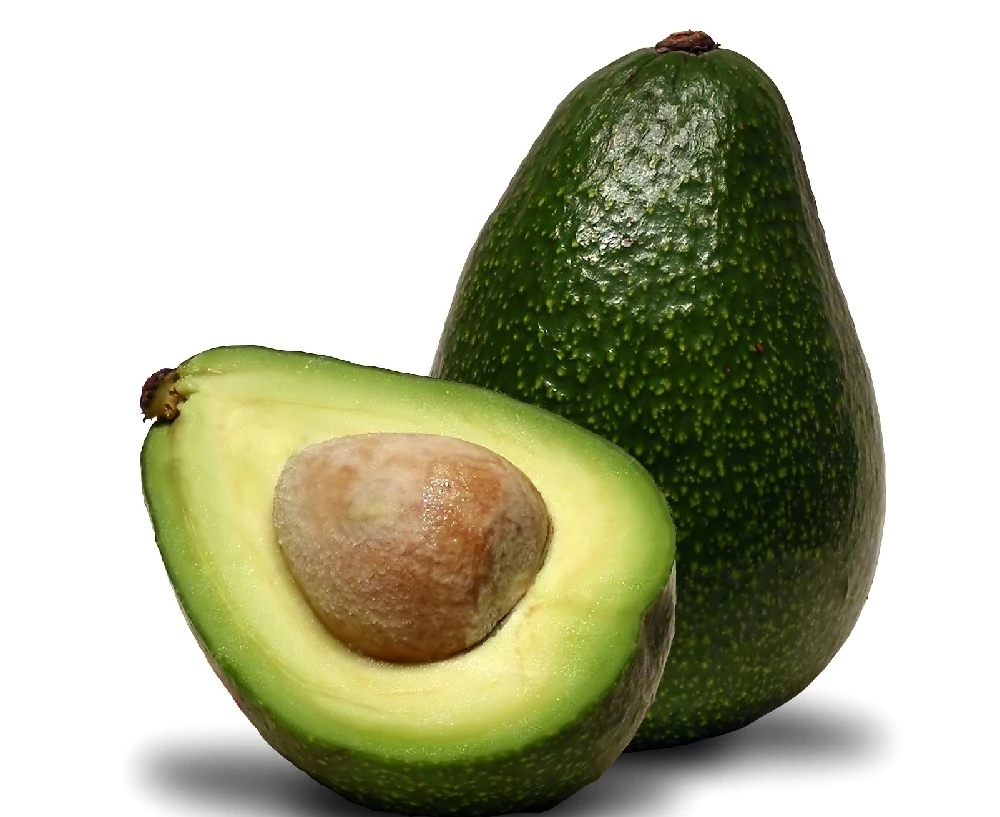
#> input picture uploads/chon_trai_cay_2.webp, 1000 x 817 px
$ python predict_simple.py uploads/chon_trai_cay_2.webp
#> lines starting #> are read from the running program, lines starting #| are printed output that depends on the picture; after the words box and inside, x2 and y2 are one past the last pixel; in counts of white or black regions, pixels touching at a corner belong together
### src/simple_classifier.py
"""
Module phân loại trái cây KHÔNG dùng Machine Learning
Chỉ sử dụng các kỹ thuật Xử Lý Ảnh thuần túy với OpenCV
Phù hợp cho môn Nhập môn Xử lý Ảnh
"""

import cv2
import numpy as np
import os
import json


class SimpleFruitClassifier:
    """
    Phân loại trái cây dựa trên màu sắc và hình dạng
    KHÔNG sử dụng Machine Learning
    """

    def __init__(self):
        """
        Khởi tạo classifier với các template màu sắc chuẩn
        """
        # Định nghĩa khoảng màu HSV cho mỗi loại trái cây
        self.fruit_color_ranges = {
            'táo': {
                'name': 'Táo (Apple)',
                'hsv_ranges': [
                    # Đỏ (2 khoảng vì Hue của đỏ ở 2 đầu)
                    {'lower': np.array([0, 100, 50]), 'upper': np.array([10, 255, 255])},
                    {'lower': np.array([170, 100, 50]), 'upper': np.array([180, 255, 255])},
                ],
                'expected_circularity': (0.7, 1.0),  # Khá tròn
                'expected_aspect_ratio': (0.8, 1.2)  # Gần vuông
            },
            'chuối': {
                'name': 'Chuối (Banana)',
                'hsv_ranges': [
                    # Vàng
                    {'lower': np.array([20, 100, 100]), 'upper': np.array([35, 255, 255])},
                ],
                'expected_circularity': (0.2, 0.5),  # Dài, không tròn
                'expected_aspect_ratio': (1.5, 4.0)  # Rất dài
            },
            'cam': {
                'name': 'Cam (Orange)',
                'hsv_ranges': [
                    # Cam
                    {'lower': np.array([10, 100, 100]), 'upper': np.array([25, 255, 255])},
                ],
                'expected_circularity': (0.7, 1.0),  # Tròn
                'expected_aspect_ratio': (0.8, 1.2)  # Gần vuông
            },
            'nho': {
                'name': 'Nho (Grape)',
                'hsv_ranges': [
                    # Tím
                    {'lower': np.array([120, 50, 50]), 'upper': np.array([150, 255, 255])},
                    # Xanh lá (nho xanh)
                    {'lower': np.array([35, 50, 50]), 'upper': np.array([85, 255, 255])},
                ],
                'expected_circularity': (0.6, 1.0),  # Khá tròn
                'expected_aspect_ratio': (0.7, 1.3)  # Gần tròn
            },
            'dưa hấu': {
                'name': 'Dưa hấu (Watermelon)',
                'hsv_ranges': [
                    # Xanh lá đậm
                    {'lower': np.array([35, 80, 50]), 'upper': np.array([85, 255, 255])},
                ],
                'expected_circularity': (0.6, 1.0),  # Khá tròn
                'expected_aspect_ratio': (0.8, 1.3)  # Gần tròn đến oval
            }
        }

        self.template_features = {}


    def extract_color_features(self, image):
        """
        Trích xuất đặc trưng màu sắc từ ảnh

        Returns:
            dict: Tỷ lệ pixel của mỗi màu
        """
        # Chuyển sang HSV
        hsv = cv2.cvtColor(image, cv2.COLOR_BGR2HSV)

        color_scores = {}

        for fruit_name, fruit_info in self.fruit_color_ranges.items():
            total_mask = np.zeros(hsv.shape[:2], dtype=np.uint8)

            # Tạo mask cho mỗi khoảng màu
            for color_range in fruit_info['hsv_ranges']:
                mask = cv2.inRange(hsv, color_range['lower'], color_range['upper'])
                total_mask = cv2.bitwise_or(total_mask, mask)

            # Tính tỷ lệ pixel khớp màu
            color_ratio = np.count_nonzero(total_mask) / (image.shape[0] * image.shape[1])
            color_scores[fruit_name] = color_ratio

        return color_scores


    def extract_shape_features(self, image):
        """
        Trích xuất đặc trưng hình dạng

        Returns:
            dict: Circularity và aspect ratio
        """
        # Chuyển sang ảnh xám
        gray = cv2.cvtColor(image, cv2.COLOR_BGR2GRAY)

        # Threshold
        _, binary = cv2.threshold(gray, 0, 255, cv2.THRESH_BINARY + cv2.THRESH_OTSU)

        # Tìm contours
        contours, _ = cv2.findContours(binary, cv2.RETR_EXTERNAL, cv2.CHAIN_APPROX_SIMPLE)

        if len(contours) == 0:
            return {'circularity': 0, 'aspect_ratio': 1.0}

        # Lấy contour lớn nhất
        largest_contour = max(contours, key=cv2.contourArea)

        # Tính circularity
        area = cv2.contourArea(largest_contour)
        perimeter = cv2.arcLength(largest_contour, True)

        if perimeter > 0:
            circularity = 4 * np.pi * area / (perimeter * perimeter)
        else:
            circularity = 0

        # Tính aspect ratio
        x, y, w, h = cv2.boundingRect(largest_contour)
        aspect_ratio = float(w) / h if h != 0 else 1.0

        return {
            'circularity': circularity,
            'aspect_ratio': aspect_ratio
        }


    def calculate_similarity(self, color_scores, shape_features):
        """
        Tính độ tương đồng với từng loại trái cây
        Dựa trên màu sắc và hình dạng

        Returns:
            dict: Điểm số cho mỗi loại trái cây
        """
        similarity_scores = {}

        for fruit_name, fruit_info in self.fruit_color_ranges.items():
            # Điểm màu sắc (0-100)
            color_score = color_scores.get(fruit_name, 0) * 100

            # Điểm hình dạng - circularity (0-50)
            expected_circ = fruit_info['expected_circularity']
            actual_circ = shape_features['circularity']

            if expected_circ[0] <= actual_circ <= expected_circ[1]:
                circ_score = 50  # Khớp hoàn toàn
            else:
                # Tính khoảng cách đến khoảng mong đợi
                if actual_circ < expected_circ[0]:
                    diff = expected_circ[0] - actual_circ
                else:
                    diff = actual_circ - expected_circ[1]
                circ_score = max(0, 50 - diff * 100)

            # Điểm aspect ratio (0-50)
            expected_ar = fruit_info['expected_aspect_ratio']
            actual_ar = shape_features['aspect_ratio']

            if expected_ar[0] <= actual_ar <= expected_ar[1]:
                ar_score = 50  # Khớp hoàn toàn
            else:
                if actual_ar < expected_ar[0]:
                    diff = expected_ar[0] - actual_ar
                else:
                    diff = actual_ar - expected_ar[1]
                ar_score = max(0, 50 - diff * 50)

            # Tổng điểm (trọng số: màu 50%, circularity 25%, aspect_ratio 25%)
            total_score = (color_score * 0.5 + circ_score * 0.25 + ar_score * 0.25)
            similarity_scores[fruit_name] = total_score

        return similarity_scores


    def predict(self, image):
        """
        Dự đoán loại trái cây từ ảnh
        KHÔNG sử dụng Machine Learning

        Args:
            image: Ảnh đầu vào (BGR)

        Returns:
            dict: Kết quả dự đoán với xác suất
        """
        # Tiền xử lý
        image = cv2.resize(image, (200, 200))
        image = cv2.GaussianBlur(image, (5, 5), 0)

        # Trích xuất đặc trưng màu sắc
        color_scores = self.extract_color_features(image)

        # Trích xuất đặc trưng hình dạng
        shape_features = self.extract_shape_features(image)

        # Tính độ tương đồng
        similarity_scores = self.calculate_similarity(color_scores, shape_features)

        # Tìm kết quả tốt nhất
        best_fruit = max(similarity_scores, key=similarity_scores.get)
        best_score = similarity_scores[best_fruit]

        # Chuẩn hóa thành xác suất (0-1)
        total_score = sum(similarity_scores.values())
        if total_score > 0:
            probabilities = {fruit: score/total_score
                           for fruit, score in similarity_scores.items()}
        else:
            probabilities = {fruit: 1.0/len(similarity_scores)
                           for fruit in similarity_scores.keys()}

        # Map sang ID số
        fruit_ids = {'táo': 0, 'chuối': 1, 'cam': 2, 'nho': 3, 'dưa hấu': 4}

        return {
            'predicted_class': fruit_ids[best_fruit],
            'predicted_name': self.fruit_color_ranges[best_fruit]['name'],
            'confidence': probabilities[best_fruit],
            'probabilities': {fruit_ids[k]: v for k, v in probabilities.items()},
            'debug_info': {
                'color_scores': color_scores,
                'shape_features': shape_features,
                'similarity_scores': similarity_scores
            }
        }


    # [91 lines left out: functions save_config, load_config, demonstrate_technique, not called in this run]

### predict_simple.py
"""
Script dự đoán KHÔNG dùng Machine Learning
Chỉ sử dụng kỹ thuật Xử lý Ảnh thuần túy
Phù hợp cho môn Nhập môn Xử lý Ảnh
"""

import os
import sys
import cv2

sys.path.append(os.path.dirname(os.path.dirname(os.path.abspath(__file__))))

from src.simple_classifier import SimpleFruitClassifier
from utils.data_loader import FRUIT_CLASSES


def predict_simple(image_path, show_steps=True):
    """
    Dự đoán trái cây KHÔNG dùng ML

    Args:
        image_path: Đường dẫn ảnh
        show_steps: Hiển thị các bước xử lý
    """
    print("\n" + "="*70)
    print("NHẬN DIỆN TRÁI CÂY - PHƯƠNG PHÁP XỬ LÝ ẢNH THUẦN TÚY")
    print("(KHÔNG SỬ DỤNG MACHINE LEARNING)")
    print("="*70 + "\n")

    # Kiểm tra file
    if not os.path.exists(image_path):
        print(f"❌ File không tồn tại: {image_path}")
        return

    # Đọc ảnh
    print(f"📷 Đọc ảnh: {image_path}")
    image = cv2.imread(image_path)
    if image is None:
        print("❌ Không thể đọc ảnh!")
        return

    # Tạo classifier
    classifier = SimpleFruitClassifier()

    # Dự đoán
    print("🔍 Đang phân tích ảnh...\n")
    result = classifier.predict(image)

    # Hiển thị kết quả
    print("="*70)
    print("KẾT QUẢ NHẬN DIỆN")
    print("="*70)
    print(f"\n🍎 Loại trái cây: {result['predicted_name']}")
    print(f"📊 Độ tin cậy: {result['confidence']:.2%}\n")

    print("📈 Xác suất cho từng loại:")
    for fruit_id, prob in sorted(result['probabilities'].items(),
                                  key=lambda x: x[1], reverse=True):
        fruit_name = FRUIT_CLASSES[fruit_id]
        bar = "█" * int(prob * 30)
        print(f"   {fruit_name:<25} {bar} {prob:.2%}")

    # Hiển thị thông tin debug nếu cần
    if show_steps:
        print("\n" + "="*70)
        print("CHI TIẾT QUÁ TRÌNH XỬ LÝ")
        print("="*70)

        debug = result['debug_info']

        print("\n1️⃣ PHÂN TÍCH MÀU SẮC (Color Thresholding):")
        for fruit, score in sorted(debug['color_scores'].items(),
                                   key=lambda x: x[1], reverse=True):
            print(f"   {fruit:<15} : {score:.2%} pixel khớp màu")

        print("\n2️⃣ PHÂN TÍCH HÌNH DẠNG (Shape Analysis):")
        shape = debug['shape_features']
        print(f"   Circularity     : {shape['circularity']:.3f}")
        print(f"   Aspect Ratio    : {shape['aspect_ratio']:.3f}")

        print("\n3️⃣ ĐIỂM TƯƠNG ĐỒNG (Similarity Scores):")
        for fruit, score in sorted(debug['similarity_scores'].items(),
                                   key=lambda x: x[1], reverse=True):
            print(f"   {fruit:<15} : {score:.2f}/100")

    print("\n" + "="*70)
    print("KỸ THUẬT SỬ DỤNG: Chỉ Xử lý Ảnh với OpenCV")
    print("✅ cv2.cvtColor() - Chuyển đổi màu")
    print("✅ cv2.inRange() - Phân ngưỡng màu")
    print("✅ cv2.threshold() - Otsu thresholding")
    print("✅ cv2.findContours() - Tìm đường viền")
    print("✅ Tính toán đặc trưng hình học")
    print("✅ So sánh dựa trên luật (Rule-based)")
    print("\n❌ KHÔNG SỬ DỤNG: SVM, KNN, Training, Model, sklearn")
    print("="*70 + "\n")

    # Hiển thị ảnh nếu muốn
    if cv2.waitKey(1) != -1:  # Kiểm tra nếu có thể hiển thị
        try:
            # Hiển thị ảnh gốc
            cv2.imshow('Anh goc', image)

            # Hiển thị ảnh HSV
            hsv = cv2.cvtColor(image, cv2.COLOR_BGR2HSV)
            cv2.imshow('HSV', hsv)

            # Hiển thị threshold
            gray = cv2.cvtColor(image, cv2.COLOR_BGR2GRAY)
            _, thresh = cv2.threshold(gray, 0, 255, cv2.THRESH_BINARY + cv2.THRESH_OTSU)
            cv2.imshow('Threshold', thresh)

            print("Nhấn phím bất kỳ để đóng cửa sổ...")
            cv2.waitKey(0)
            cv2.destroyAllWindows()
        except:
            pass


def main():
    """
    Hàm chính
    """
    if len(sys.argv) > 1:
        image_path = sys.argv[1]
    else:
        image_path = input("Nhập đường dẫn ảnh: ").strip()

    predict_simple(image_path, show_steps=True)
#> in predict_simple, image is the input picture: shape (817, 1000, 3); mean B, G, R 158, 183.4, 181.8
#> in predict, `image = cv2.resize(image, (200, 200))`:
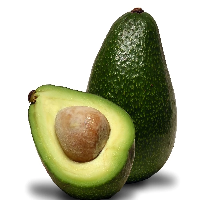
#> image: shape (200, 200, 3); mean of channels 0, 1, 2 157.9, 183.3, 181.8; drawn as B, G, R
#> in predict, `image = cv2.GaussianBlur(image, (5, 5), 0)`:
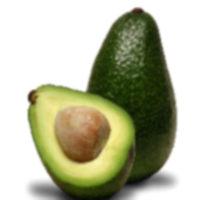
#> image: shape (200, 200, 3); mean of channels 0, 1, 2 157.9, 183.3, 181.7; drawn as B, G, R
#> in extract_color_features, `hsv = cv2.cvtColor(image, cv2.COLOR_BGR2HSV)`: hsv: shape (200, 200, 3); mean H, S, V 16.9, 69.9, 186.1
#> after the loop in extract_color_features, `for fruit_name, fruit_info in self.fruit_color_ranges.items():`:
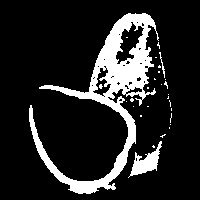
#> total_mask: shape (200, 200); 14.8% white; 28 white regions (25 under 20 px), largest, box (x1, y1, x2, y2) and area: (29, 13, 159, 194) 5292, (128, 141, 162, 178) 476, (159, 52, 165, 78) 38
#> after the loop in extract_color_features, `for fruit_name, fruit_info in self.fruit_color_ranges.items():`: color_scores = {'táo': 0.000525, 'chuối': 0.097, 'cam': 0.0529, 'nho': 0.161, 'dưa hấu': 0.148}
#> in extract_shape_features, `gray = cv2.cvtColor(image, cv2.COLOR_BGR2GRAY)`:
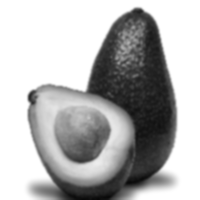
#> gray: shape (200, 200); min 8, max 255, mean 180
#> in extract_shape_features, `_, binary = cv2.threshold(gray, 0, 255, cv2.THRESH_BINARY + cv2.THRESH..`:
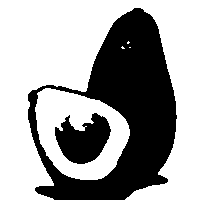
#> binary: shape (200, 200); 63.4% white; 2 black regions
#> in extract_shape_features, `contours, _ = cv2.findContours(binary, cv2.RETR_EXTERNAL, cv2.CHAIN_AP..`: contours = 5 contours, 3 with area under 20; largest, box (x1, y1, x2, y2) and area: (0, 0, 200, 200) 20130, (35, 88, 130, 180) 6274
#> in extract_shape_features, `largest_contour = max(contours, key=cv2.contourArea)`: largest_contour = contour of 281 points, box (x1, y1, x2, y2) (0, 0, 200, 200), area 20130
#> in extract_shape_features, `area = cv2.contourArea(largest_contour)`: area = 20129.5
#> in extract_shape_features, `perimeter = cv2.arcLength(largest_contour, True)`: perimeter = 1309.1
#> in extract_shape_features, `circularity = 4 * np.pi * area / (perimeter * perimeter)`: circularity = 0.148
#> in extract_shape_features, `x, y, w, h = cv2.boundingRect(largest_contour)`: x = 0; w = 200
#> in extract_shape_features, `aspect_ratio = float(w) / h if h != 0 else 1.0`: aspect_ratio = 1
#> in predict, `shape_features = self.extract_shape_features(image)`: shape_features = {'circularity': 0.148, 'aspect_ratio': 1}
#> the loop in calculate_similarity, `for fruit_name, fruit_info in self.fruit_color_ranges.items():` made 5 passes
#> (color_score, diff, circ_score, ar_score, total_score) on pass 2: (9.71, 0.5, 44.76, 25, 22.29)
#> (color_score, diff, circ_score, total_score) on passes 1, 3, 4, 5: (0.0525, 0.552, 0, 12.53), (5.29, 0.552, 0, 15.15), (16.09, 0.452, 4.76, 21.73), (14.83, 0.452, 4.76, 21.1)
#> after the loop in calculate_similarity, `for fruit_name, fruit_info in self.fruit_color_ranges.items():`: similarity_scores = {'táo': 12.53, 'chuối': 22.29, 'cam': 15.15, 'nho': 21.73, 'dưa hấu': 21.1}
#> in predict, `best_fruit = max(similarity_scores, key=similarity_scores.get)`: best_fruit = 'chuối'
#> in predict, `best_score = similarity_scores[best_fruit]`: best_score = 22.29
#> in predict, `total_score = sum(similarity_scores.values())`: total_score = 92.8
#> in predict, `probabilities = {fruit: score/total_score for fruit, score in similari..`: probabilities = {'táo': 0.135, 'chuối': 0.24, 'cam': 0.163, 'nho': 0.234, 'dưa hấu': 0.227}
#> in predict_simple, `result = classifier.predict(image)`: result = 5 items
#| 🍎 Loại trái cây: Chuối (Banana)
#| 📊 Độ tin cậy: 24.02%
#> the loop in predict_simple, `for fruit_id, prob in sorted(result['probabilities'].items(), key=lamb..` made 5 passes
#> (fruit_id, prob, fruit_name, bar) on passes 1 to 5: (1, 0.24, 'Chuối (Banana)', '███████'), (3, 0.234, 'Nho (Grape)', '███████'), (4, 0.227, 'Dưa hấu (Watermelon)', '██████'), (2, 0.163, 'Cam (Orange)', '████'), (0, 0.135, 'Táo (Apple)', '████')
#|    Chuối (Banana)            ███████ 24.02%
#|    Nho (Grape)               ███████ 23.42%
#|    Dưa hấu (Watermelon)      ██████ 22.74%
#|    Cam (Orange)              ████ 16.32%
#|    Táo (Apple)               ████ 13.50%
#> in predict_simple, `debug = result['debug_info']`: debug = 3 items
#> the loop in predict_simple, `for fruit, score in sorted(debug['color_scores'].items(), key=lambda x..` made 5 passes
#> (fruit, score) on passes 1 to 5: ('nho', 0.161), ('dưa hấu', 0.148), ('chuối', 0.097), ('cam', 0.0529), ('táo', 0.000525)
#|    nho             : 16.09% pixel khớp màu
#|    dưa hấu         : 14.83% pixel khớp màu
#|    chuối           : 9.71% pixel khớp màu
#|    cam             : 5.29% pixel khớp màu
#|    táo             : 0.05% pixel khớp màu
#> in predict_simple, `shape = debug['shape_features']`: shape = {'circularity': 0.148, 'aspect_ratio': 1}
#|    Circularity     : 0.148
#|    Aspect Ratio    : 1.000
#> the loop in predict_simple, `for fruit, score in sorted(debug['similarity_scores'].items(), key=lam..` made 5 passes
#> (fruit, score) on passes 1 to 5: ('chuối', 22.29), ('nho', 21.73), ('dưa hấu', 21.1), ('cam', 15.15), ('táo', 12.53)
#|    chuối           : 22.29/100
#|    nho             : 21.73/100
#|    dưa hấu         : 21.10/100
#|    cam             : 15.15/100
#|    táo             : 12.53/100
#> (key Esc is pressed here)
#> in predict_simple, `hsv = cv2.cvtColor(image, cv2.COLOR_BGR2HSV)`: hsv: shape (817, 1000, 3); mean H, S, V 16.8, 72.8, 186.3
#> in predict_simple, `gray = cv2.cvtColor(image, cv2.COLOR_BGR2GRAY)`:
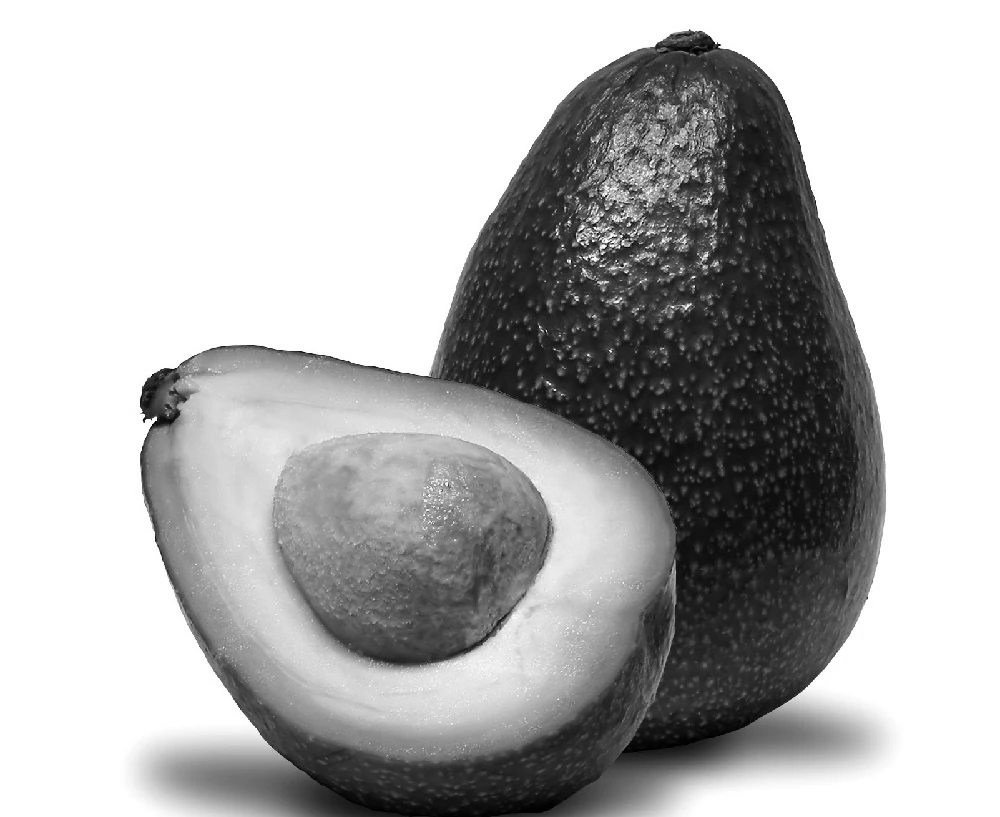
#> gray: shape (817, 1000); min 0, max 255, mean 180
#> in predict_simple, `_, thresh = cv2.threshold(gray, 0, 255, cv2.THRESH_BINARY + cv2.THRESH..`:
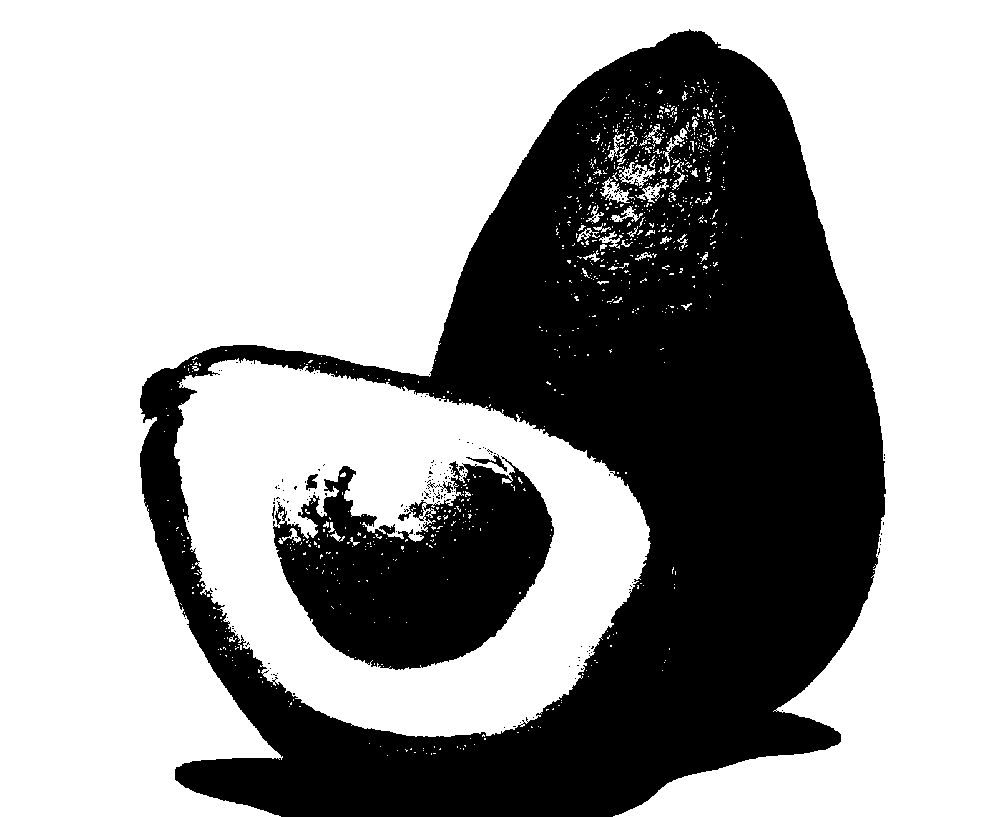
#> thresh: shape (817, 1000); 63.8% white; 175 black regions (169 under 20 px), largest, box (x1, y1, x2, y2) and area: (140, 29, 886, 817) 258095, (273, 456, 554, 670) 36507, (466, 454, 507, 472) 163, (306, 474, 318, 490) 119, (427, 481, 453, 493) 87, (272, 505, 275, 519) 21


if __name__ == '__main__':
    main()
